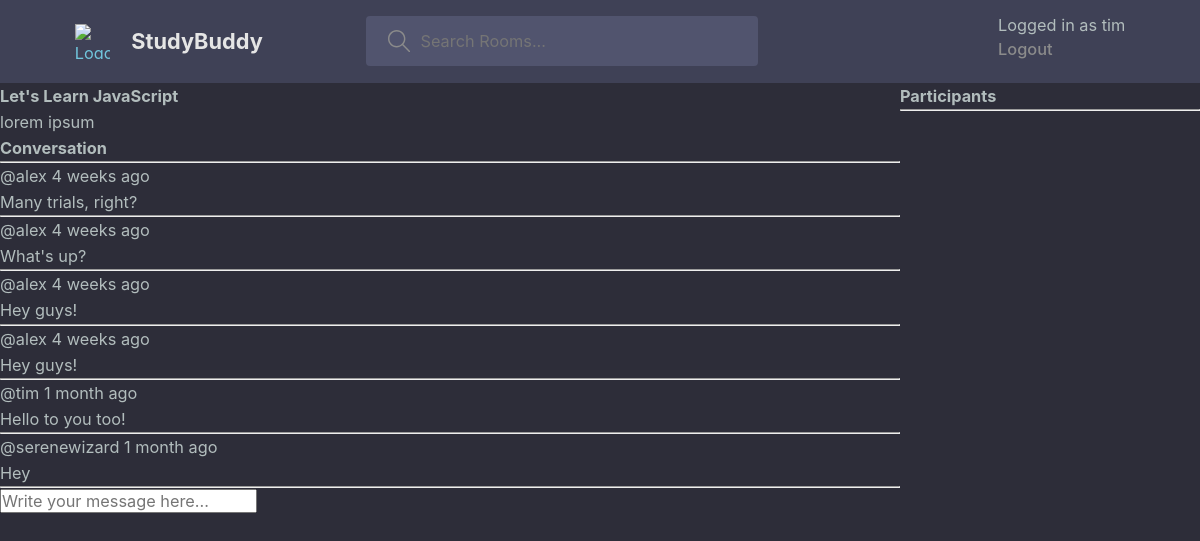
/room/1/ (signed in), run on the app's committed database.
### base/models.py (models this page shows, shortened)
class Room(models.Model):
    host = models.ForeignKey(User, null=True, on_delete=models.SET_NULL)
    topic = models.ForeignKey(Topic, null=True, on_delete=models.SET_NULL)
    name = models.CharField(max_length=200)
    description = models.TextField(null=True, blank=True)
    participants = models.ManyToManyField(
        User, related_name='participants', blank=True)
    updated = models.DateTimeField(auto_now=True)
    created = models.DateTimeField(auto_now_add=True)
    class Meta:
        ordering = ['-updated', '-created']

class Message(models.Model):
    user = models.ForeignKey(User, on_delete=models.CASCADE)
    room = models.ForeignKey(Room, on_delete=models.CASCADE)
    body = models.TextField()
    updated = models.DateTimeField(auto_now=True)
    created = models.DateTimeField(auto_now_add=True)
    def __str__(self) -> str:
        return self.body[0:50]

### base/views.py (the view, shortened to what this page needs)
# urls.py: path('room/<str:pk>/', views.room, name='room'),
def room(request, pk):
    room = Room.objects.get(id=pk)
    room_messages = room.message_set.all().order_by('-created')
    context = {'room': room, 'room_messages': room_messages}
    return render(request, 'base/room.html', context)

### base/templates/base/room.html (shortened to what this page needs)
{% extends 'main.html' %}
{% block content %}
<div class="room-container">
    <div>
        <h1>{{room.name}}</h1>
        <p> {{room.description}} </p>
        <div class="comment-wrapper">
            <h3>Conversation</h3>
            <hr>
            {% for message in room_messages %}
                <div>
                    <small>@{{message.user}} {{message.created| timesince}} ago</small>
                    <p>{{ message }}</p>
                    <hr>
                </div>
            {% endfor %}
        </div>
        {% if request.user.is_authenticated %}
            <div class="comment-form">
                <form action="" method="post">
                    <input type="text" name="body" placeholder="Write your message here..." />
                </form>
            </div>
        {% endif %}
    </div>
    <div>
        <h3>Participants</h3>
        <hr>
    </div>
</div>
{% endblock content %}

### templates/navbar.html (shortened to what this page needs)
{% load static %}
<header class="header header--loggedIn">
    <div class="container">
        <a href="{% url 'home' %}" class="header__logo">
            <img src="" alt="Logo" />
            <h1> StudyBuddy </h1>
        </a>
        <form class="header__search" action="{%url 'home' %}" method="GET">
            <label>
                <input type="text" name="q" placeholder='Search Rooms...' />
            </label>
        </form>
        <nav class="header__menu">
            {% if request.user.is_authenticated %}
            <p> Logged in as {{request.user}} </p>
            <a href="{% url 'logout' %}">Logout</a>
            {% else %}
            <a href="{% url 'login' %}">
                <img src="" alt="AVATAR">
                <p>Login</p>
            </a>
            {% endif %}
        </nav>
    </div>
</header>

### static/styles/main.css (style rules this page uses)
:root { --color-main: #71c6dd; --color-main-light: #e1f6fb; --color-dark: #3f4156; --color-dark-medium: #51546e; --color-dark-light: #696d97; --color-light: #e5e5e5; --color-gray: #8b8b8b; --color-light-gray: #b2bdbd; --color-bg: #2d2d39; --color-success: #5dd693; --color-error: #fc4b0b; }
* { font-family: "DM Sans", -apple-system, BlinkMacSystemFont, "Segoe UI", Roboto, Oxygen, Ubuntu, Cantarell, "Open Sans", "Helvetica Neue", sans-serif; margin: 0; padding: 0; box-sizing: border-box; text-rendering: optimizeLegibility; font-size: inherit; }
html { font-size: 56.25%; }
@media only screen and (min-width: 1200px) { html { font-size: 68%; } }
body { line-height: 1.6; font-weight: 400; font-size: 1.5rem; color: var(--color-light-gray); background-color: var(--color-bg); min-height: 100vh; }
img { width: 100%; }
a { display: inline-block; color: var(--color-main); text-decoration: none; }
.container { max-width: 120rem; width: 90%; margin: auto; }
.header { padding: 1.5rem; background-color: var(--color-dark); }
.header > .container { display: flex; gap: 9.5rem; }
.header__logo, .header__user { display: flex; gap: 2rem; align-items: center; }
.header__logo > img { height: 3.2rem; width: 3.2rem; }
.header__logo > h1 { font-weight: 700; font-size: 2rem; color: var(--color-light); }
.header__search > label { background-color: var(--color-dark-medium); padding: 1.3rem 1rem; display: flex; align-items: center; gap: 1rem; border-radius: 4px; }
.header__search svg { fill: var(--color-gray); width: 2rem; height: 2rem; margin-left: 1rem; }
.header__search input { width: 30rem; background: transparent; border: none; outline: none; color: var(--color-light); }
.header__menu { margin-left: auto; position: relative; }
.header__menu a { display: flex; gap: 1.5rem; align-items: center; font-weight: 500; text-decoration: none; color: var(--color-gray); }
.header__menu p { line-height: 1.2; }

### base/templates/base/room.html (style rules this page uses)
.room-container { display: grid; grid-template-columns: 3fr 1fr; }

### data on the page
Room: name "Let's Learn JavaScript", description "lorem ipsum"
Message: user "alex", created "4 weeks", body "Many trials, right?"
Message: user "alex", created "4 weeks", body "What's up?"
Message: user "alex", created "4 weeks", body "Hey guys!"
Message: user "alex", created "4 weeks", body "Hey guys!"
Message: user "tim", created "1 month", body "Hello to you too!"
Message: user "serenewizard", created "1 month", body "Hey"

### other printed values
{{ request.user }} "tim"
